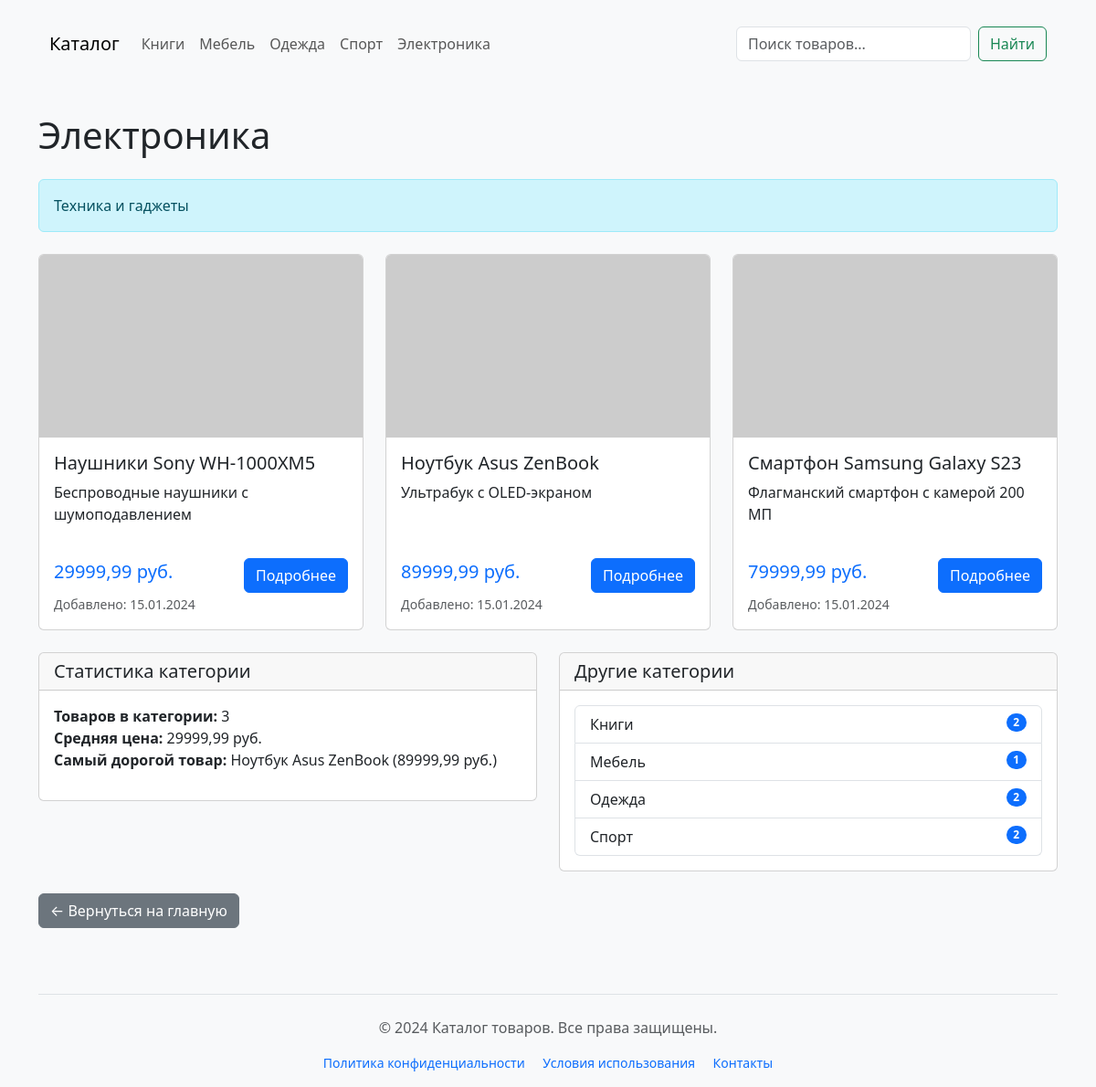
Page /category/1/ on the committed database.
### catalog/models.py (models this page shows, shortened)
class Category(models.Model):
    name = models.CharField(max_length=100, verbose_name='Наименование')
    description = models.TextField(blank=True, null=True, verbose_name='Описание')
    class Meta:
        verbose_name = 'Категория'
        verbose_name_plural = 'Категории'
        ordering = ['name']

class Product(models.Model):
    name = models.CharField(max_length=100, verbose_name='Наименование')
    description = models.TextField(blank=True, null=True, verbose_name='Описание')
    image = models.ImageField(upload_to='products/', blank=True, null=True, verbose_name='Изображение')
    category = models.ForeignKey(
        Category,
        on_delete=models.SET_NULL,
        null=True,
        blank=True,
        related_name='products',
        verbose_name='Категория'
    )
    price = models.DecimalField(max_digits=10, decimal_places=2, verbose_name='Цена за покупку')
    created_at = models.DateTimeField(auto_now_add=True, verbose_name='Дата создания')
    updated_at = models.DateTimeField(auto_now=True, verbose_name='Дата последнего изменения')
    class Meta:
        verbose_name = 'Продукт'
        verbose_name_plural = 'Продукты'
        ordering = ['name']

### catalog/views.py (the view)
# urls.py: path('category/<int:category_id>/', views.category_products, name='category_products'),
def category_products(request, category_id):
    category = get_object_or_404(Category, id=category_id)
    products = Product.objects.filter(category=category)
    categories = Category.objects.all()
    return render(request, 'catalog/category.html', {
        'category': category,
        'products': products,
        'categories': categories
    })

### catalog/templates/catalog/category.html (shortened to what this page needs)
{% extends 'base.html' %}
{% block content %}
<h1 class="mb-4">{{ category.name }}</h1>
{% if category.description %}
<div class="alert alert-info mb-4">
    <p class="mb-0">{{ category.description }}</p>
</div>
{% endif %}
<div class="row">
    {% for product in products %}
    <div class="col-md-4">
        <div class="card product-card h-100">
            {% if product.image %}
            <img src="{{ product.image.url }}" class="card-img-top product-image" alt="{{ product.name }}">
            {% else %}
            <img src="https://via.placeholder.com/300x200?text=No+Image" class="card-img-top product-image" alt="Нет изображения">
            {% endif %}
            <div class="card-body d-flex flex-column">
                <h5 class="card-title">{{ product.name }}</h5>
                <p class="card-text truncate flex-grow-1">
                    {{ product.description|truncatechars:100 }}
                </p>
                <div class="mt-auto">
                    <div class="d-flex justify-content-between align-items-center">
                        <span class="h5 text-primary">{{ product.price }} руб.</span>
                        <a href="{% url 'product_detail' product.id %}" class="btn btn-primary">
                            Подробнее
                        </a>
                    </div>
                    <small class="text-muted">
                        Добавлено: {{ product.created_at|date:"d.m.Y" }}
                    </small>
                </div>
            </div>
        </div>
    </div>
    {% endfor %}
</div>
{% if products %}
<div class="mt-4">
    <div class="row">
        <div class="col-md-6">
            <div class="card">
                <div class="card-header">
                    <h5 class="mb-0">Статистика категории</h5>
                </div>
                <div class="card-body">
                    <ul class="list-unstyled">
                        <li><strong>Товаров в категории:</strong> {{ products|length }}</li>
                        <li><strong>Средняя цена:</strong>
                            {% with avg_price=products|dictsort:"price" %}
                                {% if avg_price %}
                                    {{ avg_price.0.price }} руб.
                                {% else %}
                                    -
                                {% endif %}
                            {% endwith %}
                        </li>
                        <li><strong>Самый дорогой товар:</strong>
                            {% with max_price=products|dictsortreversed:"price"|first %}
                                {% if max_price %}
                                    {{ max_price.name }} ({{ max_price.price }} руб.)
                                {% else %}
                                    -
                                {% endif %}
                            {% endwith %}
                        </li>
                    </ul>
                </div>
            </div>
        </div>
        <div class="col-md-6">
            <div class="card">
                <div class="card-header">
                    <h5 class="mb-0">Другие категории</h5>
                </div>
                <div class="card-body">
                    <div class="list-group">
                        {% for cat in categories %}
                            {% if cat.id != category.id %}
                            <a href="{% url 'category_products' cat.id %}" class="list-group-item list-group-item-action">
                                {{ cat.name }}
                                <span class="badge bg-primary rounded-pill float-end">
                                    {{ cat.products.count }}
                                </span>
                            </a>
                            {% endif %}
                        {% endfor %}
                    </div>
                </div>
            </div>
        </div>
    </div>
</div>
{% endif %}
<div class="mt-4">
    <a href="{% url 'index' %}" class="btn btn-secondary">
        ← Вернуться на главную
    </a>
</div>
{% endblock %}

### catalog/templates/includes/menu.html
<nav class="navbar navbar-expand-lg navbar-light bg-light mb-4">
    <div class="container-fluid">
        <a class="navbar-brand" href="{% url 'index' %}">Каталог</a>
        <div class="collapse navbar-collapse">
            <ul class="navbar-nav me-auto">
                {% for category in categories %}
                <li class="nav-item">
                    <a class="nav-link" href="{% url 'category_products' category.id %}">
                        {{ category.name }}
                    </a>
                </li>
                {% endfor %}
            </ul>
            <form class="d-flex" method="get" action="#">
                <input class="form-control me-2" type="search" placeholder="Поиск товаров...">
                <button class="btn btn-outline-success" type="submit">Найти</button>
            </form>
        </div>
    </div>
</nav>

### catalog/templates/base.html (style rules this page uses)
body { padding-top: 20px; background-color: #f8f9fa; }
.product-card { margin-bottom: 20px; transition: transform 0.2s; }
.product-image { height: 200px; object-fit: cover; }
.truncate { overflow: hidden; text-overflow: ellipsis; display: -webkit-box; -webkit-line-clamp: 3; -webkit-box-orient: vertical; }
.card-header { font-weight: 600; }

### rows in the picture
Category: name "Книги", products.count "2"
Category: name "Мебель", products.count "1"
Category: name "Одежда", products.count "2"
Category: name "Спорт", products.count "2"
Category: name "Электроника", description "Техника и гаджеты"
Product: name "Наушники Sony WH-1000XM5", description "Беспроводные наушники с шумоподавлением", price "29999,99", created_at "15.01.2024"
Product: name "Ноутбук Asus ZenBook", description "Ультрабук с OLED-экраном", price "89999,99", created_at "15.01.2024"
Product: name "Смартфон Samsung Galaxy S23", description "Флагманский смартфон с камерой 200 МП", price "79999,99", created_at "15.01.2024"

### other values in the picture
{{ products|length }} "3"
